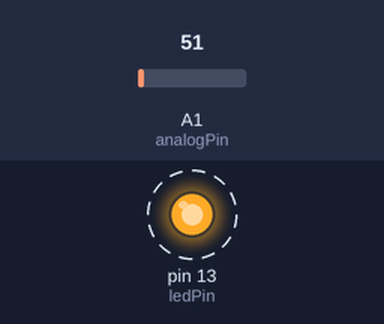
Recording of a sketch running on a simulated Arduino Uno, built with avr-gcc and run on an emulated ATmega328P. Shown: output pins drawn as LEDs (lit = HIGH). Dashed ring = blinking. Inputs (shaded band) come from the test bench; at power-on: A1 (analogPin) = 51.

Above: at 1.2 s.
1.3 s: A1 (analogPin) set to 67
At 1.51 s:
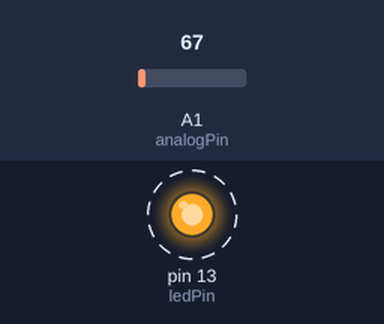
4.3 s: A1 (analogPin) set to 61
At 5.0 s:
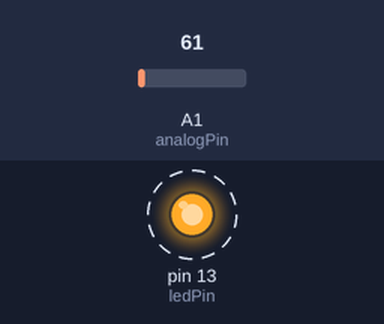
Timing chart, 0 to 13.3 s (numbered marks = the images above; inputs shaded):
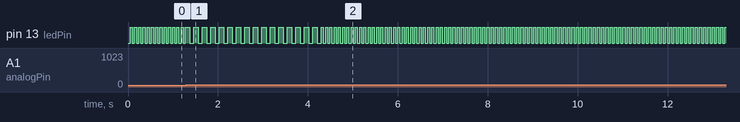

Measured:
- the behaviour switches between 61 and 62 on A1 (analogPin) (found by bisection; images 0 and 1)
- after the input at 1.3 s, pin 13 (ledPin): alternates HIGH for 0.09 s and LOW for 0.09 s, starting after 0.07 s
- after the input at 4.3 s, pin 13 (ledPin): alternates HIGH for 0.05 s and LOW for 0.05 s, starting after 0.05 s
- by itself, pin 13 (ledPin): alternates HIGH for 0.05 s and LOW for 0.05 s

The sketch:

greendzine.ino
```cpp
#define analogPin 1 // Define analog pin for LM35 sensor (A0)
#define ledPin 13   // Define pin for onboard LED (D13)

volatile unsigned long previousBlink = 0; // Flag for previous blink state
const unsigned int blinkIntervalLow = 250;  // Blink interval for low temperature (milliseconds)
const unsigned int blinkIntervalHigh = 500; // Blink interval for high temperature (milliseconds)
volatile unsigned long loopCount = 0;        // Declare a variable to store loop counter

void setup() {
  pinMode(ledPin, OUTPUT);  // Set LED pin as output
  pinMode(analogPin, INPUT); // Set analog pin as input
  Serial.begin(9600);       // Enable serial communication at 9600 baud
}

void loop() {
  unsigned long currentLoop = loopCount; // Use loop counter for timing

  // Calculate voltage based on LM35 output (10mV/°C)
  float voltage = analogRead(analogPin) * 5.0 / 1023.0;

  // Calculate temperature (in °C)
  float temperature = voltage / 0.01;

  // Check temperature and blinking interval
  if (temperature < 30) {
    // Low temperature - blink faster
    if (currentLoop - previousBlink >= 250) {
      digitalWrite(ledPin, !digitalRead(ledPin)); // Toggle LED state
      previousBlink = currentLoop;
    }
  } else {
    // High temperature - blink slower
    if (currentLoop - previousBlink >= blinkIntervalHigh) {
      digitalWrite(ledPin, !digitalRead(ledPin)); // Toggle LED state
      previousBlink = currentLoop;
    }
  }

  // Increment loop counter
  loopCount++;
}
```
